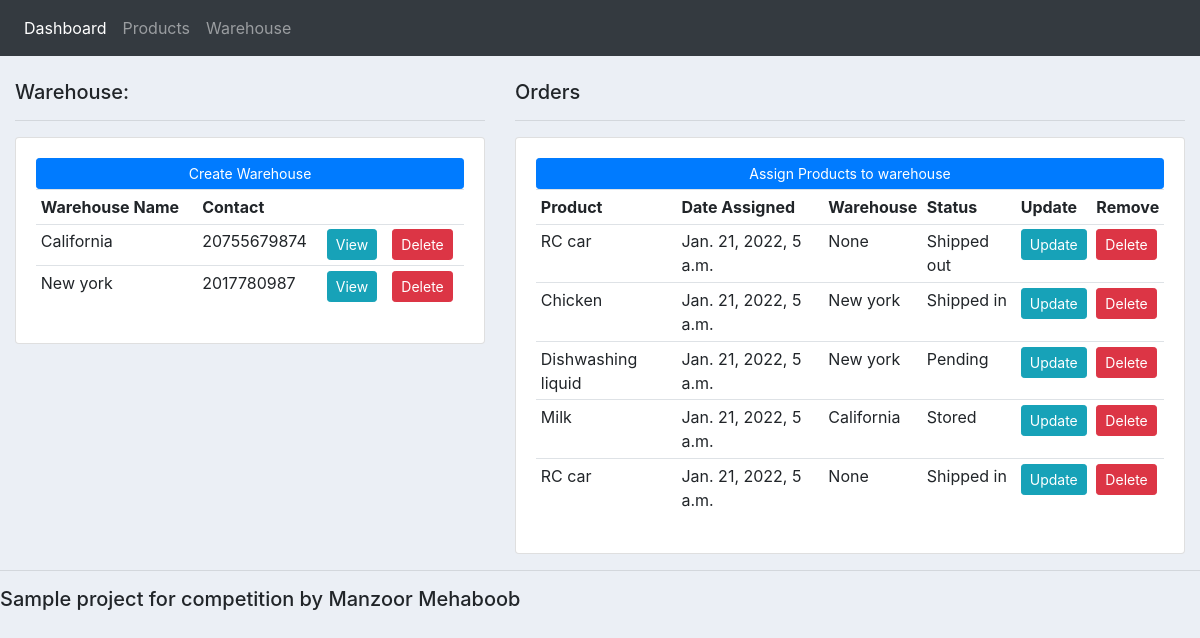
The page / on the database its author committed.
### accounts/models.py (models this page shows, shortened)
class Warehouse(models.Model):
	name = models.CharField(max_length=200, null=True)
	phone = models.CharField(max_length=200, null=True)
	email = models.CharField(max_length=200, null=True)
	place = models.CharField(max_length=200, null=True)
	date_created = models.DateTimeField(auto_now_add=True, null=True)
	def __str__(self):
		return self.name

class Order(models.Model):
	STATUS = (
			('Stored', 'Stored'),
			('Shipped out', 'Shipped out'),
			('Shipped in', 'Shipped in'),
			('Pending', 'Pending'),
			)
	warehouse = models.ForeignKey(Warehouse, null=True, on_delete= models.SET_NULL)
	product = models.ForeignKey(Product, null=True, on_delete= models.SET_NULL)
	date_created = models.DateTimeField(auto_now_add=True, null=True)
	status = models.CharField(max_length=200, null=True, choices=STATUS)

class Product(models.Model):
	CATEGORY = (
			('Liquid', 'Liquid'),
			('Non Liquid', 'Non Liquid'),
			)
	name = models.CharField(max_length=200, null=True)
	price = models.FloatField(null=True)
	category = models.CharField(max_length=200, null=True, choices=CATEGORY)
	description = models.CharField(max_length=200, null=True, blank=True)
	date_created = models.DateTimeField(auto_now_add=True, null=True)
	tags = models.ManyToManyField(Tag)
	def __str__(self):
		return self.name

### accounts/views.py (the view)
# urls.py: path('', views.home, name="home"),
def home(request):
	orders = Order.objects.all()
	warehouse = Warehouse.objects.all()
	total_warehouse = warehouse.count()
	context = {'orders':orders, 'warehouse':warehouse }
	return render(request, 'accounts/dashboard.html', context)

### accounts/templates/accounts/dashboard.html
{%  extends 'accounts/main.html' %}
{% block content %}
<br>
<div class="row">
	<div class="col-md-5">
		<h5>Warehouse:</h5>
		<hr>
		<div class="card card-body">
			<a class="btn btn-primary  btn-sm btn-block" href="{% url 'create_warehouse' %}">Create Warehouse</a>
			<table class="table table-sm">
				<tr>
					<th>Warehouse Name</th>
					<th>Contact</th>
					<th></th>
					<th></th>
				</tr>
				{% for warehouse in warehouse %}
					<tr>
						<td>{{warehouse.name}}</td>
						<td>{{warehouse.phone}}</td>
						<td><a class="btn btn-sm btn-info" href="{% url 'warehouse' warehouse.id %}">View</a></td>
						<td><a class="btn btn-sm btn-danger" href="{% url 'delete_warehouse' warehouse.id %}">Delete</a></td>
					</tr>
				{% endfor %}
			</table>
		</div>
	</div>
	<div class="col-md-7">
		<h5>Orders</h5>
		<hr>
		<div class="card card-body">
			<a class="btn btn-primary  btn-sm btn-block" href="{% url 'create_order' %}">Assign Products to warehouse</a>
			<table class="table table-sm">
				<tr>
					<th>Product</th>
					<th>Date Assigned</th>
					<th>Warehouse</th>
					<th>Status</th>
					<th>Update</th>
					<th>Remove</th>
				</tr>
				{% for order in orders %}
					<tr>
						<td>{{order.product}}</td>
						<td>{{order.date_created}}</td>
						<td>{{order.warehouse}}</td>
						<td>{{order.status}}</td>
						<td><a class="btn btn-sm btn-info" href="{% url 'update_order' order.id %}">Update</a></td>
						<td><a class="btn btn-sm btn-danger" href="{% url 'delete_order' order.id %}">Delete</a></td>
					</tr>
				{% endfor %}
			</table>
		</div>
	</div>
</div>
{% endblock %}

### static/css/main.css (style rules this page uses)
body { background-color: #ebeff5; }

### rows shown on the page
Warehouse: name "California", phone "20755679874"
Warehouse: name "New york", phone "2017780987"
Order: product "RC car", date_created "Jan. 21, 2022, 5 a.m.", warehouse "None", status "Shipped out"
Order: product "Chicken", date_created "Jan. 21, 2022, 5 a.m.", warehouse "New york", status "Shipped in"
Order: product "Dishwashing liquid", date_created "Jan. 21, 2022, 5 a.m.", warehouse "New york", status "Pending"
Order: product "Milk", date_created "Jan. 21, 2022, 5 a.m.", warehouse "California", status "Stored"
Order: product "RC car", date_created "Jan. 21, 2022, 5 a.m.", warehouse "None", status "Shipped in"
